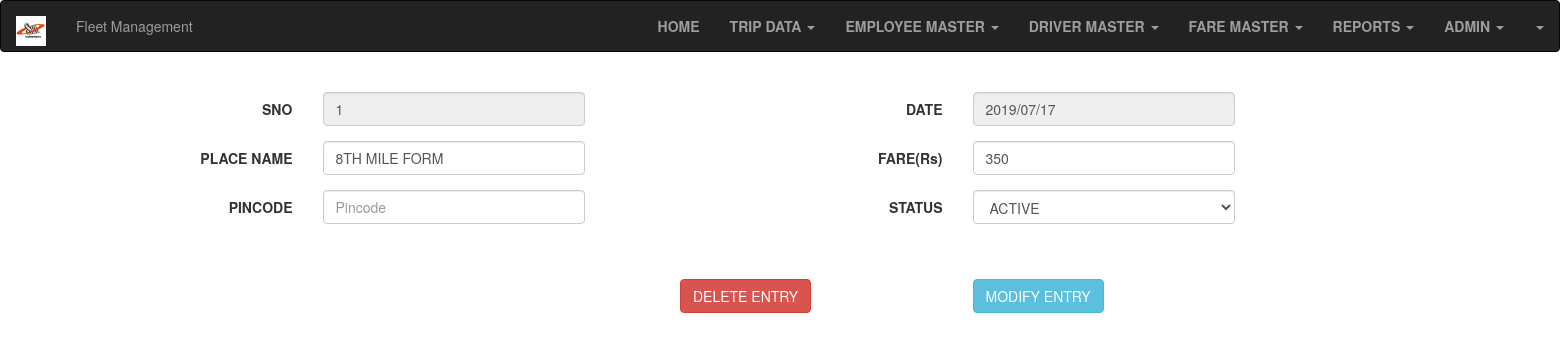
The page /EditPlace.php?edit=1 on the database its author committed.
### tables this page shows
CREATE TABLE IF NOT EXISTS `fare` (
  `SNO` int(40) NOT NULL,
  `Date` varchar(40) NOT NULL,
  `PlaceName` varchar(40) NOT NULL,
  `Fares` int(100) NOT NULL,
  `Pincode` varchar(40) DEFAULT NULL,
  `Status` varchar(40) DEFAULT NULL,
  `LastModify` varchar(40) DEFAULT NULL,
  `LastModifyDate` date DEFAULT NULL,
  `UploadBy` varchar(40) DEFAULT NULL,
  `UploadDate` date DEFAULT NULL,
  PRIMARY KEY (`PlaceName`),
  UNIQUE KEY `SNO` (`SNO`)
);

### EditPlaceval.php (called while the page is built, shortened)
<?php
require_once 'Config.php';
	if(isset($_GET['edit']))
	{
		$sno=$_GET['edit'];
		$results=$mysqli->query("SELECT * FROM fare where SNO='$sno'") or die($mysqli->error());
		if(count($results)==1)
		{
			$row=$results->fetch_array();
	$sno =$row['SNO'];;
	$date=$row['Date'];
	$pname=$row['PlaceName'];
	$fare=$row['Fares'];
	$pincode=$row['Pincode'];
	$status=$row['Status'];
	   }
	}
 ?>

### EditPlace.php (the view, shortened to what this page needs)
<!DOCTYPE html>
<html lang="en">
<head>
  <link rel="stylesheet" href="https://maxcdn.bootstrapcdn.com/bootstrap/3.4.0/css/bootstrap.min.css">
</head>
<body>
<?php require_once 'EditPlaceval.php' ?>
<?php
include("Header.php");
?>
<div class="container-fluid">
				<div class="row">
				<form class="form-horizontal" method="post" action="EditPlaceval.php">
				<div class="col-md-5">
			<div class="container">
  <fieldset>
    <div class="form-group row">
      <label class="control-label col-lg-3" for="SNO">SNO</label>
      <div class="col-lg-3">
        <input type="number" class="form-control input-md" id="SNO" readonly="readonly" placeholder="SNO" name="SNO" value="<?php echo $sno; ?>">
      </div>
    </div>
   <div class="form-group row">
      <label class="control-label col-md-3" for="PlaceName">PLACE NAME</label>
      <div class="col-md-3">
        <input type="text" class="form-control input-md" id="PlaceName" placeholder="Place Name" name="PlaceName" value="<?php echo $pname; ?>">
      </div>
    </div>
	<div class="form-group row">
      <label class="control-label col-md-3" for="Pincode">PINCODE</label>
      <div class="col-md-3">
        <input type="number" class="form-control input-md" id="Pincode" placeholder="Pincode" name="Pincode" value="<?php echo $pincode; ?>">
      </div>
    </div>
  </fieldset>
</div>
				</div>
				<div class="col-md-5">
			<div class="container">
  <fieldset>
    <div class="form-group row">
      <label class="control-label col-lg-3" for="Date">DATE</label>
      <div class="col-lg-3">
        <input type="text" class="form-control input-md" id="Date" readonly="readonly" placeholder="Date" name="Date"value="<?php echo $date; ?>">
      </div>
    </div>
    <div class="form-group row">
      <label class="control-label col-md-3" for="Fare">FARE(Rs)</label>
      <div class="col-md-3">
        <input type="number" class="form-control input-md" id="Fare" placeholder="Fare" name="Fare" value="<?php echo $fare; ?>">
      </div>
    </div>
	<div class="form-group row">
      <label class="control-label col-md-3" for="Status">STATUS</label>
      <div class="col-md-3">
  <select class="form-control" name="Status" id="Status" >
  <option><?php echo $status; ?></option>
  </select>
      </div>
    </div>
	<br>
	<br>
	<div class="form-group row">
	<div class="col-md-3">
   <input type="submit" name="Delete" id="Delete"class="btn btn-danger btn-md" value="DELETE ENTRY">
   </div>
      <div class="col-md-3">
   <input type="submit" name="Modify" id="Modify"class="btn btn-info" value="MODIFY ENTRY">
   </div>
   </div>
  </fieldset>
</div>
<div class="col-md-2">
			</div>
				</div>
				</form>
				</div>
</div>
</body>
</html>

### rows shown on the page
fare: SNO "1", PlaceName "8TH MILE FORM", Fare "350", Status "ACTIVE"
